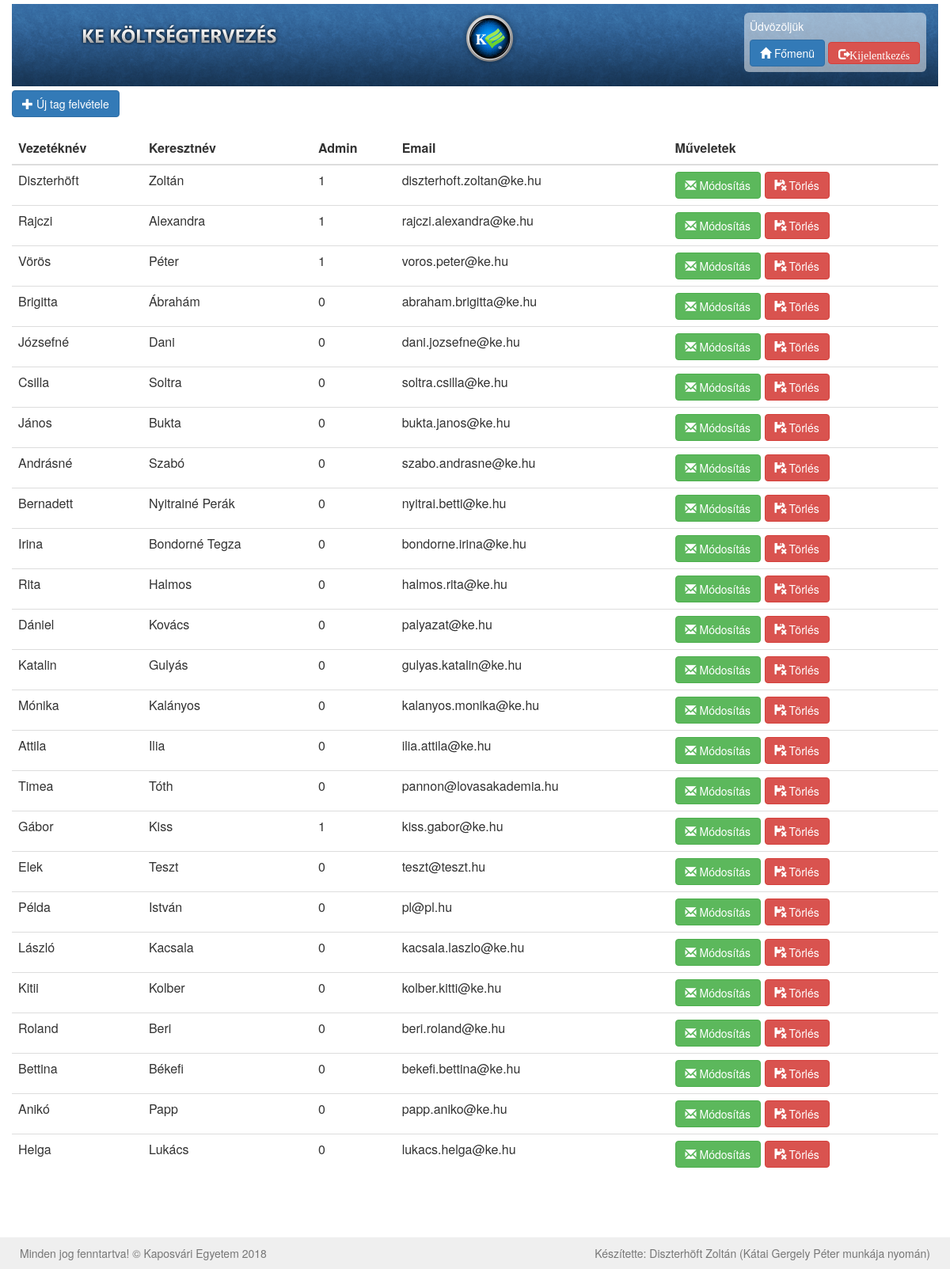
The app's page /index.php/koltsegterv/modUser with its own data.
### tables this page shows
CREATE TABLE `kltsg_users` (
  `id` int(11) NOT NULL AUTO_INCREMENT,
  `email` text NOT NULL,
  `user_name` text NOT NULL,
  `password` text NOT NULL,
  `first_name` text NOT NULL,
  `last_name` text NOT NULL,
  `level` int(11) NOT NULL,
  `email_changed` int(11) NOT NULL,
  PRIMARY KEY (`id`)
);

### application/controllers/Koltsegterv.php (called while the page is built, shortened)
<?php
class Koltsegterv extends CI_Controller {
		public function modUser()
		{
		$data['valami']="";
		$this->load->helper('form');
		$this->load->model('Helper_model');
		$this->Helper_model->saveUser();
		$query=$this->Helper_model->getUsers();
			$user=array();
			foreach($query->result() as $row)
			{
				$help=array();
				array_push($help,$row->last_name);
				array_push($help,$row->first_name);
				array_push($help,$row->level);
				array_push($help,$row->email);
				array_push($help,$row->id);
				array_push($user,$help);
			}
			$data['users']=$user;
			$query=$this->Helper_model->getEveryEgyseg();
			$egyseg=array();
			foreach($query->result() as $row)
			{
				$help=array();
				array_push($help,$row->itid);
				array_push($help,$row->itname);
				array_push($egyseg,$help);
			}
			$data['egyseg']=$egyseg;
			$query=$this->Helper_model->getEveryAlEgyseg();
			$alegyseg=array();
			foreach($query->result() as $row)
			{
				$help=array();
				array_push($help,$row->unitid);
				array_push($help,$row->unitname);
				array_push($help,$row->unitParent);
				array_push($alegyseg,$help);
			}
			$data['alegyseg']=$alegyseg;
		$this->load->view('koltsegterv/headerLogin', $data);
		$this->load->view('koltsegterv/users', $data);
        $this->load->view('koltsegterv/footer', $data);
		}
}

### index.php (called while the page is built, shortened)
<?php
require_once BASEPATH.'core/CodeIgniter.php';

### application/models/Helper_model.php (called while the page is built, shortened)
<?php
class Helper_model extends CI_Model {
		public function saveUser()
		{
			if($_POST['id']!="")
			{
			if($_POST['psw']!="")
			{
			$this->db->set('password', md5($_POST['psw']));
			}
			if(isset($_POST['admin']))
			{
			$this->db->set('level',$_POST['admin']);
			}
			else
			{
			$this->db->set('level','0');
			}
			$this->db->set('first_name', $_POST['Last_Name']);
			$this->db->set('last_name', $_POST['First_Name']);
			$this->db->set('email', $_POST['email']);
			$this->db->where('id', $_POST['id']);
			$this->db->update('kltsg_users');
			$this->db->where('user_id', $_POST['id']);
			$this->db->delete('kltsg_policy');
			for($i=0;$i<count($_POST['checkbox']);$i++)
			{
				$data = array(
				'user_id' => $_POST['id'],
				'unit_id' => $_POST['checkbox'][$i],
				);
				$this->db->insert('kltsg_policy', $data);
			}
			}
			else
			{
				if(isset($_POST['admin']))
				{
					$admin=1;
				}
				else
				{
					$admin=0;
				}
				$data = array(
				'password' => md5($_POST['psw']),
				'first_name' => $_POST['Last_Name'],
				'last_name' => $_POST['First_Name'],
				'level' => $admin,
				'email' => $_POST['email'],
				'user_name' => $_POST['Last_Name'].$_POST['First_Name'],
				'email_changed' => '1'
		);
			$this->db->insert('kltsg_users', $data);
			}
		}
		public function getUsers()
		{
			$sql="SELECT first_name,last_name,level,email,id FROM kltsg_users where email_changed<>0";
			$query=$this->db->query($sql);
			return $query;
		}
		}
		?>

### application/views/koltsegterv/users.php (the view, shortened to what this page needs)
<div id="mainPage">
<div id="users">
<table id="user" class="table">
<button class="btn btn-primary" onclick=newUser()><span class="glyphicon glyphicon-plus"></span> Új tag felvétele</button><br>
		<br>
<thead><tr><th>Vezetéknév</th><th>Keresztnév</th><th>Admin</th><th>Email</th><th>Műveletek</th></tr></thead>
<?php
for($i=0;$i<count($users);$i++)
{
	echo '<tr id="sor_'.$users[$i][4].'">';
	for($j=0;$j<4;$j++)
	{
		echo '<td>'.$users[$i][$j].'</td>';
	}
	echo '<td>
	<button type="button" onclick="Change('.$users[$i][4].')" class="btn btn-success"><span class="glyphicon glyphicon-envelope" aria-hidden="true"></span>&nbsp;Módosítás</button>
	<button type="button" onclick="Delete('.$users[$i][4].')" class="btn btn-danger"><span class="glyphicon glyphicon-floppy-remove" aria-hidden="true"></span>&nbsp;Törlés</button>
	</td></tr>';
}
?>
		</table>
		<br><br><br><br><br>
</div>
</div>
</div>

### application/views/koltsegterv/headerLogin.php (shortened to what this page needs)
<html>
	<head>
		<link rel="stylesheet" href="<?php echo base_url(); ?>css\bootstrap.min.css">
		<link rel="stylesheet" href="<?php echo base_url(); ?>css\koltsegterv.css">
	</head>
		<body>
			<div class="container" style="width:100%;" id="overPage">
				<div class="row" style="width:100%;">
					<div id="headPage">
						<div class="col-sm-4">
								<img class="felirat" src="<?php echo base_url(); ?>img/felirat.png"  alt="KE Költségtervező" border="0"/>
						</div>
						<div class="col-sm-4">
								<a class="pull-center" target="_blank" href="http://www.ke.hu">
								<img class="logo" onmouseover="this.src='<?php echo base_url(); ?>img/ke_kozep_ff.png'" onmouseout="this.src='<?php echo base_url(); ?>img/ke_kozep.png'" src="<?php echo base_url(); ?>img/ke_kozep.png"  alt="KE logo" border="0"/>
								</a>
						</div>
						<div class="col-sm-4">
								<div class="panel panel-primary panel-transparent">
  <div class="panel-body-info">
  Üdvözöljük <?php
	echo form_open('Koltsegterv/LogOut');?>
	<button  type="button" id="fomenu"  class="btn btn-primary btn-panel" onclick="ajaxLoad('main')"><span class="glyphicon glyphicon-home" aria-hidden="true"></span> Főmenü</button>
	<button  type="button" class="btn btn-danger btn-panel" onclick="logOut()"><span class="glyphicon glyphicon-log-out" aria-hidden="true">Kijelentkezés</button>
<?php	 $string = '</div></div>';
echo form_close($string);
							 ?>
						</div>
					</div>
				</div>

### application/views/koltsegterv/footer.php (shortened to what this page needs)
	<div id="footer">
      <div class="container">
        <span class="text-muted credit pull-left">Minden jog fenntartva! © Kaposvári Egyetem 2018</span>
		<span class="text-muted credit pull-right">Készítette: Diszterhöft Zoltán
		(Kátai Gergely Péter munkája nyomán)</span>
      </div>
    </div>
		</body>
</html>

### css/koltsegterv.css (style rules this page uses)
#headPage { background-image:url("../img/back_head.png"); height:13%; width:100%; position:relative; }
.felirat { top:25px; position: relative; }
body { height: 100%; }
.logo, .navbar-brand { display: block; margin-left: auto; margin-right: auto; position: absolute; top: 7px; left: 45%; margin-right: -60%; }
#footer { position:fixed; bottom:0; left:0; padding: 1rem; background-color: #efefef; text-align: center; width:100%; }
.btn-panel { margin-top:7px; }
.panel-transparent { background: none; }
.panel-body-info { max-width: 230px; width: 230px; height: 75px; color: white; padding-top:7px; padding-left:7px; }
.panel-transparent .panel-body-info, .panel-primary { background:rgba(255,255,255,0.5); border-color: #337ab7; border-radius: 6px; position: absolute; right: 0; margin-right: 7px; margin-top: 5px; }
.container { width:100%; margin-right: 20px; }
.row { padding-left:0px; margin-left:0px; margin-top:5px; margin-bottom:5px; }

### records on screen
kltsg_users: last_name "Diszterhöft", first_name "Zoltán", level "1", email "diszterhoft.zoltan@ke.hu"
kltsg_users: last_name "Rajczi", first_name "Alexandra", level "1", email "rajczi.alexandra@ke.hu"
kltsg_users: last_name "Vörös", first_name "Péter", level "1", email "voros.peter@ke.hu"
kltsg_users: last_name "Brigitta", first_name "Ábrahám", level "0", email "abraham.brigitta@ke.hu"
kltsg_users: last_name "Józsefné", first_name "Dani", level "0", email "dani.jozsefne@ke.hu"
kltsg_users: last_name "Csilla", first_name "Soltra", level "0", email "soltra.csilla@ke.hu"
kltsg_users: last_name "János", first_name "Bukta", level "0", email "bukta.janos@ke.hu"
kltsg_users: last_name "Andrásné", first_name "Szabó", level "0", email "szabo.andrasne@ke.hu"
kltsg_users: last_name "Bernadett", first_name "Nyitrainé Perák", level "0", email "nyitrai.betti@ke.hu"
kltsg_users: last_name "Irina", first_name "Bondorné Tegza", level "0", email "bondorne.irina@ke.hu"
kltsg_users: last_name "Rita", first_name "Halmos", level "0", email "halmos.rita@ke.hu"
kltsg_users: last_name "Dániel", first_name "Kovács", level "0", email "palyazat@ke.hu"
kltsg_users: last_name "Katalin", first_name "Gulyás", level "0", email "gulyas.katalin@ke.hu"
kltsg_users: last_name "Mónika", first_name "Kalányos", level "0", email "kalanyos.monika@ke.hu"
kltsg_users: last_name "Attila", first_name "Ilia", level "0", email "ilia.attila@ke.hu"
kltsg_users: last_name "Timea", first_name "Tóth", level "0", email "pannon@lovasakademia.hu"
kltsg_users: last_name "Gábor", first_name "Kiss", level "1", email "kiss.gabor@ke.hu"
kltsg_users: last_name "Elek", first_name "Teszt", level "0", email "teszt@teszt.hu"
kltsg_users: last_name "Példa", first_name "István", level "0", email "pl@pl.hu"
kltsg_users: last_name "László", first_name "Kacsala", level "0", email "kacsala.laszlo@ke.hu"
kltsg_users: last_name "Kitii", first_name "Kolber", level "0", email "kolber.kitti@ke.hu"
kltsg_users: last_name "Roland", first_name "Beri", level "0", email "beri.roland@ke.hu"
kltsg_users: last_name "Bettina", first_name "Békefi", level "0", email "bekefi.bettina@ke.hu"
kltsg_users: last_name "Anikó", first_name "Papp", level "0", email "papp.aniko@ke.hu"
kltsg_users: last_name "Helga", first_name "Lukács", level "0", email "lukacs.helga@ke.hu"
